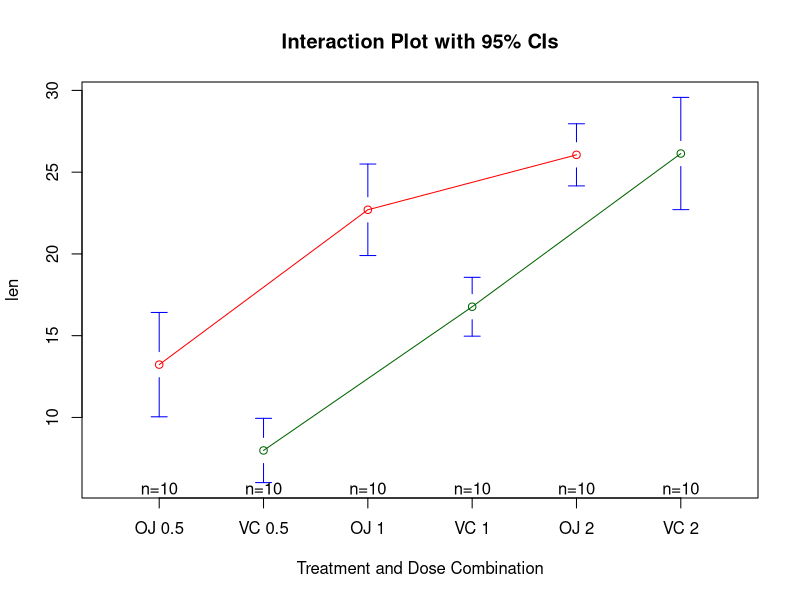
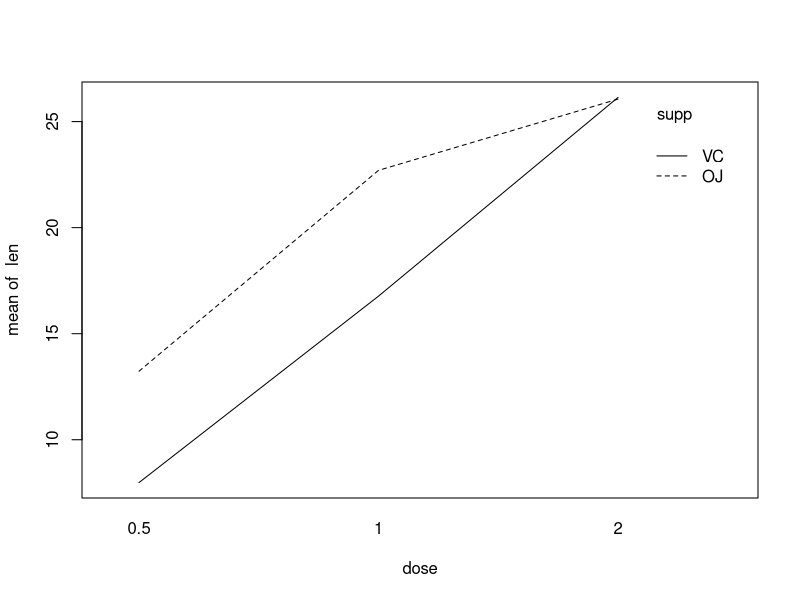
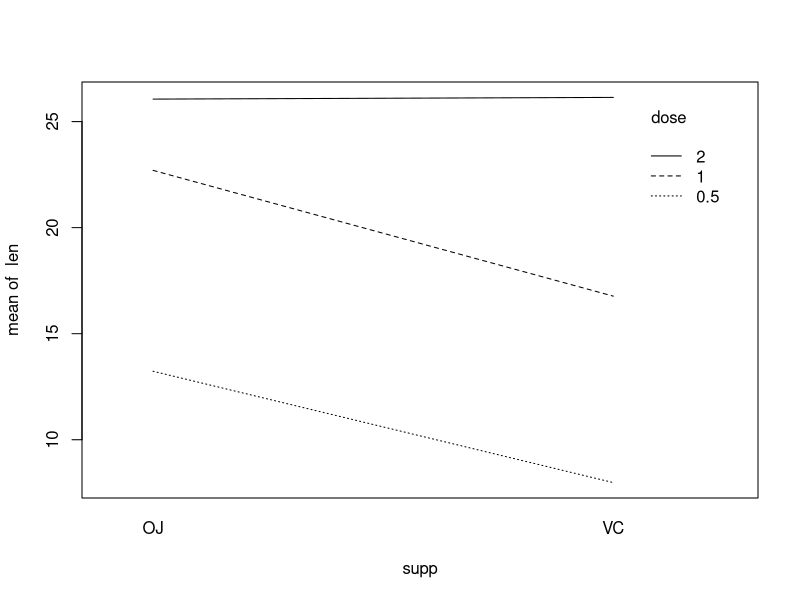

Write R code to recreate these figures, in order.
######################################
#
# ToothGrowth eg assignment
#
######################################
rm(list=ls())
d <- ToothGrowth
str(d)
attach(d)
d$dose <- factor(dose)
str(d)

# anova test
d.ftest <- aov(len~supp*dose, data=d) 
summary(d.ftest)

mean.tot <- mean(len)
n.tot <- length(len)
df.tot <- n.tot - 1
var.tot <- var(len)
ss.tot <- var.tot * df.tot

var.tot
ss.tot
df.tot


mean.each <- tapply(len, list(supp,dose), mean)
mean.each

df.each <- tapply(len, list(supp,dose), length) - 1
df.each
var.each <-  tapply(len, list(supp,dose), var)
var.each
ss.each <-  tapply(len, list(supp,dose), var) * df.each
ss.each

ss.within <- sum(ss.each)
df.within <- sum(df.each)
ms.within <- ss.within/df.within

df.bet <- 6-1
df.supp <- 2-1
df.dose <- 3-1
df.ab <- df.bet - (df.supp+df.dose)

ss.bet <- ss.tot - ss.within
ss.bet
ms.bet <- ss.bet/df.bet

ss.supp <- sum(30*(tapply(len, supp, mean) - mean.tot)^2)
ss.dose <- sum(20*(tapply(len, dose, mean) - mean.tot)^2)
ss.ab <- ss.bet - (ss.supp + ss.dose)
ss.bet
ss.supp
ss.dose
ss.ab

ms.supp <- ss.supp/df.supp
ms.dose <- ss.dose/df.dose
ms.ab <- ss.ab/df.ab

summary(d.ftest)
ss.supp
ss.dose
ss.ab
df.supp
df.dose
df.ab
ss.within
df.within

ms.supp
ms.dose
ms.ab
ms.within 
f.supp <- ms.supp/ms.within
f.dose <- ms.dose/ms.within
f.ab <- ms.ab/ms.within
f.supp
f.dose
f.ab

summary(d.ftest)

# install.packages("gplots")
library(gplots)
plotmeans(len ~ interaction(supp, dose, sep=" "),
          connect=list(c(1, 3, 5),c(2, 4, 6)), 
          col=c("red","darkgreen"),
          main = "Interaction Plot with 95% CIs", 
          xlab="Treatment and Dose Combination")
# or
interaction.plot(dose, supp, len, mean)
interaction.plot(supp, dose, len, mean)
